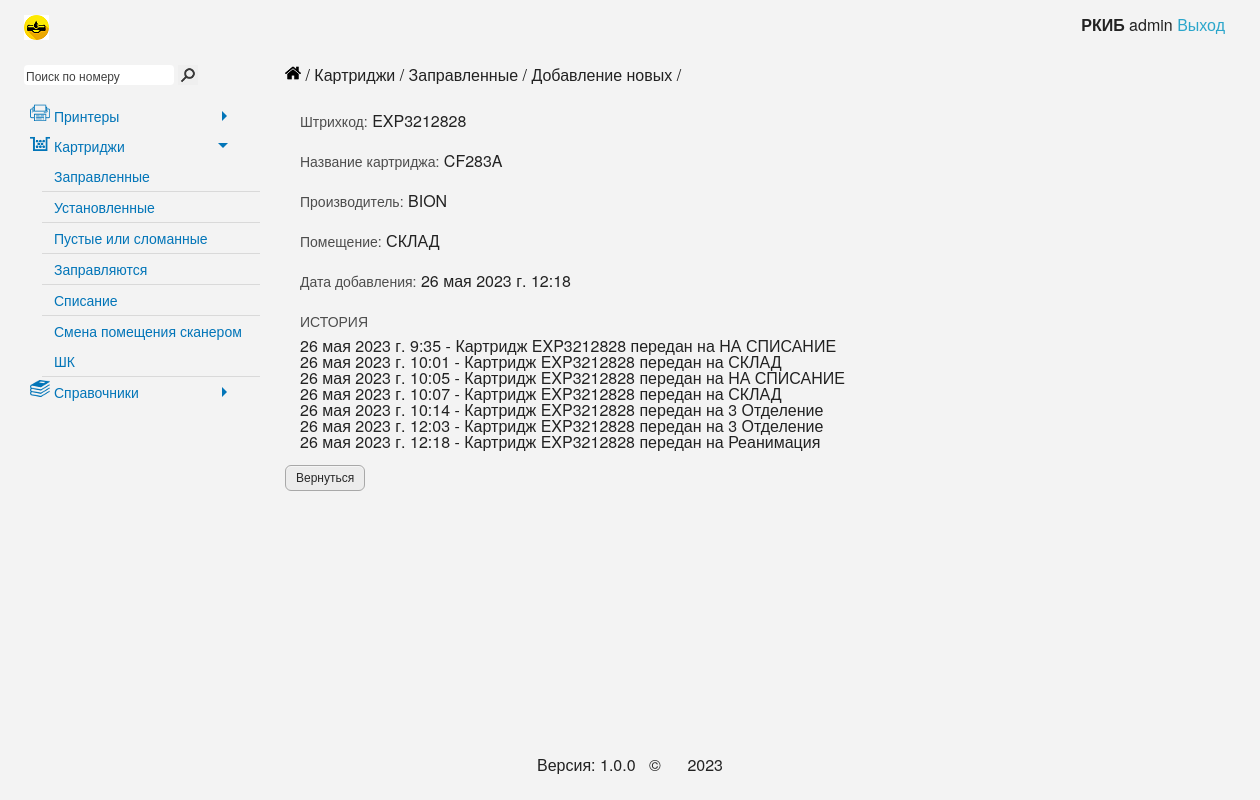
Screenshot of /32 with the database file from the repository.
### cartridge/models.py (models this page shows, shortened)
class Cartridges(models.Model):  # Картриджи
    barcode = models.CharField('Штрихкод', unique=True, db_index=True, max_length=50)
    cartName = models.ForeignKey('NameСartridge', default=None, on_delete=models.PROTECT)
    placeName = models.ForeignKey('Placements', on_delete=models.PROTECT)
    manufacturerName = models.ForeignKey('Manufacturer', default=None, on_delete=models.PROTECT)
    date = models.DateTimeField("Дата изменения", default=datetime.datetime.now().strftime("%d.%m.%Y %H:%M"))
    col = models.IntegerField('Перезаправки', db_index=True, blank=True, null=True)
    history = HistoricalRecords()
    class Meta:
        verbose_name = 'Картридж'
        verbose_name_plural = 'Картриджи'

class NameСartridge(models.Model):  # Названия картриджей
    name = models.CharField("Название картриджа", max_length=50, unique=True, db_index=True)
    comments = models.CharField("Комментарии", max_length=100, blank=True)
    class Meta:
        verbose_name = 'Название картриджа'
        verbose_name_plural = 'Названия картриджей'
    def __str__(self):
        return str(self.name)

class Manufacturer(models.Model):  # Производитель
    manufacturer = models.CharField("Производитель", max_length=50, unique=True, db_index=True)
    comments = models.CharField("Комментарии", max_length=100, blank=True)
    class Meta:
        verbose_name = 'Производитель'
        verbose_name_plural = 'Производители'
    def __str__(self):
        return str(self.manufacturer)

class Placements(models.Model):  # Помещения
    barcode = models.IntegerField('Штрихкод', unique=True, db_index=True)
    name = models.CharField("Помещение", max_length=50, unique=True, db_index=True)
    branch = models.CharField("Корпус", max_length=50, blank=True, null=True)
    class Meta:
        verbose_name = 'Помещение'
        verbose_name_plural = 'Помещения'
    def __str__(self):
        return str(self.name)

class ChangeLog(models.Model):
    barcode_h = models.CharField('Штрихкод', blank=True, null=True, max_length=50)
    cartName_h = models.CharField('Модель', max_length=250, blank=True, null=True)
    placeName_h = models.CharField('Помещение', max_length=50, blank=True, null=True)
    manufacturerName_h = models.CharField('Производитель', max_length=50, blank=True, null=True)
    date_h = models.DateTimeField("Дата изменения", null=True)
    comments_h = models.CharField('Комментарии', max_length=250, blank=True, null=True)
    class Meta:
        verbose_name = _('Журнал изменений')
        verbose_name_plural = _('Журналы изменений')

### cartridge/views.py (the view)
# urls.py: path('<int:pk>', CartDetailView.as_view(), name='details_view'),
class CartDetailView(DetailView):
    model = Cartridges
    template_name = 'cartridge/details_view.html'
    context_object_name = 'cartridge_details_view'
    success_url = reverse_lazy('add_items')
    def get_context_data(self, **kwargs):
        context = super(CartDetailView, self).get_context_data(**kwargs)
        history = ChangeLog.objects.filter(barcode_h=kwargs['object'].barcode)
        context['history'] = history
        return context

### cartridge/templates/cartridge/details_view.html (shortened to what this page needs)
{% extends 'cartridge/base.html' %}
{% block submenu %}Картриджи / Заправленные / Добавление новых{% endblock %}
{% block content %}
    <div ng-controller="MainCtrl" class="ng-scope">
        <div class="row">
            <div class="large-8 columns">
                <form action="" method="post" class="ng-dirty ng-valid-parse ng-valid ng-valid-required">
                    <label>Штрихкод: </label>
                    {{ cartridge_details_view.barcode }}
                    <label for="id_cartName">Название картриджа: </label>
                    {{ cartridge_details_view.cartName }}
                    <label>Производитель: </label>
                    {{ cartridge_details_view.manufacturerName }}
                    <label>Помещение: </label>
                    {{ cartridge_details_view.placeName }}
                    <label for="id_date">Дата добавления: </label>
                    {{ cartridge_details_view.date }}
                    <label for="id_date">ИСТОРИЯ </label>
                    <div class="large-12 columns">
                        {% for h in history %}
                            {{ h.date_h }} - {{ h.comments_h }}<br>
                        {% endfor %}
                    </div>
                    <div class="marginTop">
                        <a href="{% url 'stock' %}" class="button">Вернуться</a>
                    </div>
                </form>
            </div>
        </div>
    </div>
{% endblock %}

### cartridge/templates/cartridge/static/css/style.css (style rules this page uses)
html, body { height: 100%; }
body { background: #f3f3f3; }
form label { margin-bottom: 10px; }
a, a:hover, a:focus { outline: none; }
div.wrapper form label, div.wrapper form input { display: inline-block; }
.marginTop, form input[type="submit"].marginTop { margin-top: 15px; }
label { padding-left: 15px; }
a.button, input[type="submit"].button, button.button, label.button, label.button:focus, a.button:focus, input[type="submit"].button:focus, button.button:focus { outline: 0; padding: 0 10px; color: #282828; -webkit-border-radius: 6px; -moz-border-radius: 6px; border-radius: 6px; background-color: #ececec; border: 1px solid #a8a8a8; cursor: pointer; font-weight: normal; text-decoration: none; text-align: center; height: 26px; line-height: 25px; display: inline-block; vertical-align: middle; margin: 0 15px 0 0; font-family: arial, sans-serif; font-size: 12px; }
.content .row { max-width: 100%; }

### cartridge/templates/cartridge/static/css/pm_widget.css (style rules this page uses)
form { -webkit-touch-callout: none; -webkit-user-select: none; -khtml-user-select: none; -moz-user-select: none; -ms-user-select: none; user-select: none; }
form label { display: block; }

### rows the page displays
Cartridges: barcode "EXP3212828", cartName "CF283A", manufacturerName "BION", placeName "СКЛАД", date "26 мая 2023 г. 12:18"
ChangeLog: date_h "26 мая 2023 г. 9:35", comments_h "Картридж EXP3212828 передан на НА СПИСАНИЕ"
ChangeLog: date_h "26 мая 2023 г. 10:01", comments_h "Картридж EXP3212828 передан на СКЛАД"
ChangeLog: date_h "26 мая 2023 г. 10:05", comments_h "Картридж EXP3212828 передан на НА СПИСАНИЕ"
ChangeLog: date_h "26 мая 2023 г. 10:07", comments_h "Картридж EXP3212828 передан на СКЛАД"
ChangeLog: date_h "26 мая 2023 г. 10:14", comments_h "Картридж EXP3212828 передан на 3 Отделение"
ChangeLog: date_h "26 мая 2023 г. 12:03", comments_h "Картридж EXP3212828 передан на 3 Отделение"
ChangeLog: date_h "26 мая 2023 г. 12:18", comments_h "Картридж EXP3212828 передан на Реанимация"
